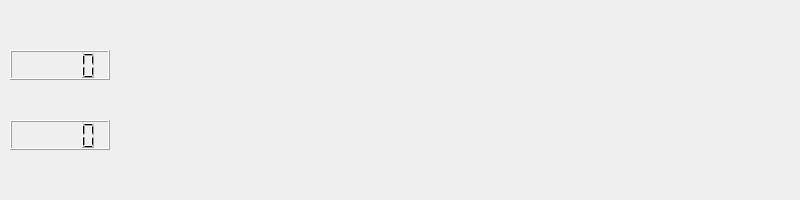
<?xml version="1.0" encoding="UTF-8"?>
<ui version="4.0">
 <class>GraphicTracePlot</class>
 <widget class="QWidget" name="GraphicTracePlot">
  <property name="geometry">
   <rect>
    <x>0</x>
    <y>0</y>
    <width>800</width>
    <height>200</height>
   </rect>
  </property>
  <property name="windowTitle">
   <string>Form</string>
  </property>
  <widget class="QWidget" name="layoutWidget">
   <property name="geometry">
    <rect>
     <x>10</x>
     <y>10</y>
     <width>781</width>
     <height>181</height>
    </rect>
   </property>
   <layout class="QHBoxLayout" name="horizontalLayout">
    <property name="spacing">
     <number>0</number>
    </property>
    <item>
     <layout class="QVBoxLayout" name="verticalLayout">
      <property name="spacing">
       <number>0</number>
      </property>
      <item>
       <widget class="QLCDNumber" name="lcdNumberFPS">
        <property name="maximumSize">
         <size>
          <width>100</width>
          <height>30</height>
         </size>
        </property>
       </widget>
      </item>
      <item>
       <widget class="QLCDNumber" name="lcdNumberMs">
        <property name="maximumSize">
         <size>
          <width>100</width>
          <height>30</height>
         </size>
        </property>
       </widget>
      </item>
     </layout>
    </item>
    <item>
     <widget class="QCustomPlot" name="tracePlot" native="true">
      <property name="minimumSize">
       <size>
        <width>300</width>
        <height>0</height>
       </size>
      </property>
     </widget>
    </item>
   </layout>
  </widget>
 </widget>
 <customwidgets>
  <customwidget>
   <class>QCustomPlot</class>
   <extends>QWidget</extends>
   <header>qcustomplot.h</header>
   <container>1</container>
  </customwidget>
 </customwidgets>
 <resources/>
 <connections/>
</ui>
